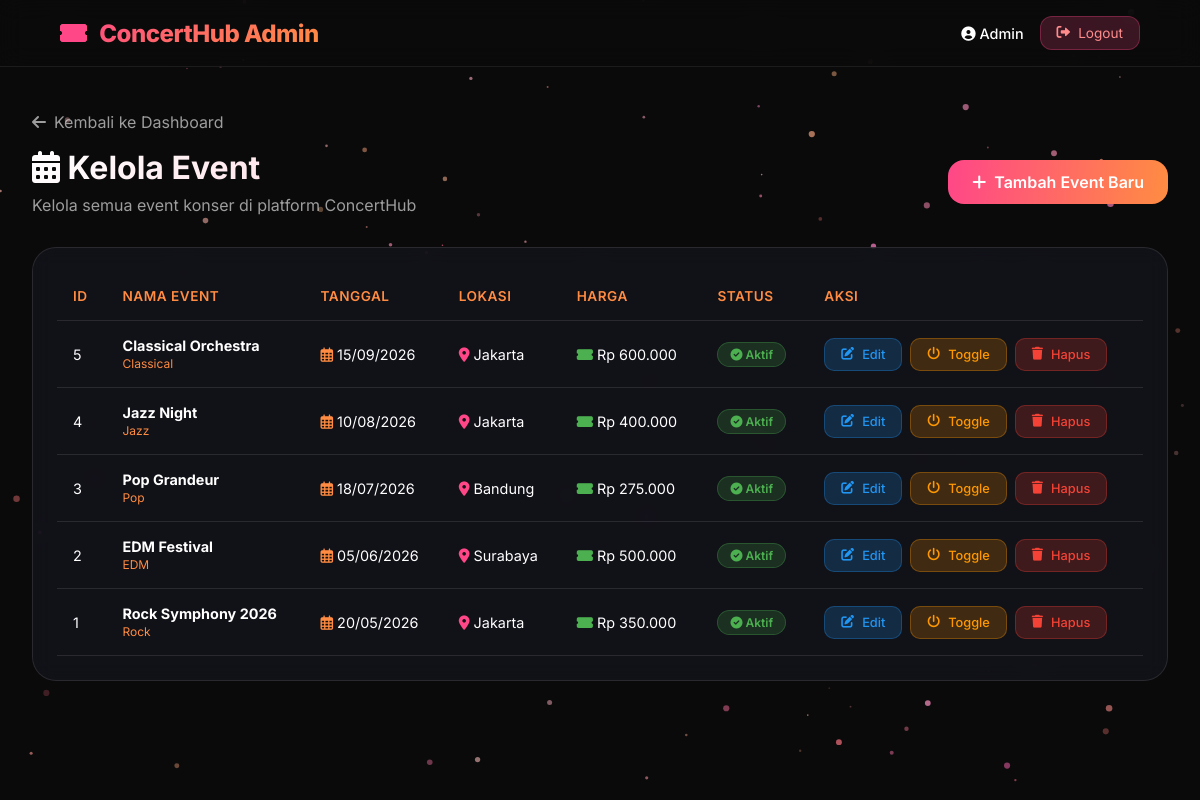
The app's page /tubes_basdal/admin/events.php (signed in) with its own data.
### tables this page shows
CREATE TABLE IF NOT EXISTS events (
    event_id INT AUTO_INCREMENT PRIMARY KEY,
    title VARCHAR(150),
    artist VARCHAR(100),
    event_date DATETIME,
    location VARCHAR(100) DEFAULT NULL,
    venue VARCHAR(100) DEFAULT NULL,
    category VARCHAR(50) DEFAULT NULL,
    price DECIMAL(12,2) DEFAULT 0,
    total_seats INT DEFAULT 0,
    description TEXT,
    image_path VARCHAR(255) DEFAULT NULL,
    status ENUM('upcoming','completed') DEFAULT 'upcoming',
    is_active BOOLEAN DEFAULT TRUE,
    created_by INT,
    created_at TIMESTAMP DEFAULT CURRENT_TIMESTAMP,
    updated_at TIMESTAMP DEFAULT CURRENT_TIMESTAMP ON UPDATE CURRENT_TIMESTAMP,

    FOREIGN KEY (created_by) REFERENCES users(user_id) ON DELETE SET NULL
);

### tubes_basdal/admin/events.php (the view, shortened to what this page needs)
<?php
include "../config/db.php";
$possible_keys = ['id', 'event_id', 'eventId', 'ID', 'EventID', 'id_event'];
$possible_status = ['is_active', 'status', 'active', 'aktif'];
$result = $conn->query("SELECT * FROM events ORDER BY event_date DESC");
?>
<!DOCTYPE html>
<html lang="id">
<head>
    <link rel="stylesheet" href="https://cdnjs.cloudflare.com/ajax/libs/font-awesome/6.0.0-beta3/css/all.min.css">
    <link href="https://unpkg.com/aos@2.3.1/dist/aos.css" rel="stylesheet">
</head>
<body>
<canvas id="particle-canvas"></canvas>
<div class="navbar">
    <div class="logo">
        <i class="fas fa-ticket-alt"></i> ConcertHub Admin
    </div>
    <div class="user-info">
        <span class="user-name">
            <i class="fas fa-user-circle"></i> <?php echo htmlspecialchars($_SESSION['user']['name'] ?? 'Admin'); ?>
        </span>
        <a href="../auth/logout.php" class="logout-btn">
            <i class="fas fa-sign-out-alt"></i> Logout
        </a>
    </div>
</div>
<div class="container">
    <div class="main-content">
        <a href="dashboard.php" class="back-link" data-aos="fade-right">
            <i class="fas fa-arrow-left"></i> Kembali ke Dashboard
        </a>
        <div class="page-header" data-aos="fade-right" data-aos-delay="100">
            <div>
                <div class="page-title">
                    <i class="fas fa-calendar-alt"></i> Kelola Event
                </div>
                <p style="color: rgba(255,255,255,0.6); margin-top: 0.5rem;">Kelola semua event konser di platform ConcertHub</p>
            </div>
            <a href="event-add.php" class="btn-add">
                <i class="fas fa-plus"></i> Tambah Event Baru
            </a>
        </div>
        <div class="table-card" data-aos="fade-up" data-aos-delay="200">
            <?php if ($result && $result->num_rows > 0): ?>
                <table class="data-table">
                    <thead>
                        <tr>
                            <th>ID</th>
                            <th>Nama Event</th>
                            <th>Tanggal</th>
                            <th>Lokasi</th>
                            <th>Harga</th>
                            <th>Status</th>
                            <th>Aksi</th>
                        </tr>
                    </thead>
                    <tbody>
                        <?php while($event = $result->fetch_assoc()):
                            $event_id = null;
                            foreach ($possible_keys as $key) {
                                if (isset($event[$key])) {
                                    $event_id = $event[$key];
                                    break;
                                }
                            }
                            $is_active = 1;
                            foreach ($possible_status as $status) {
                                if (isset($event[$status])) {
                                    $is_active = $event[$status];
                                    break;
                                }
                            }
                        ?>
                            <tr>
                                <td><?php echo $event_id ?? '-'; ?></td>
                                <td>
                                    <strong><?php echo htmlspecialchars($event['name'] ?? $event['title'] ?? $event['event_name'] ?? '-'); ?></strong>
                                    <?php if (!empty($event['category'])): ?>
                                        <br><small style="color: #FF8C42;"><?php echo htmlspecialchars($event['category']); ?></small>
                                    <?php endif; ?>
                                </td>
                                <td>
                                    <i class="far fa-calendar-alt" style="color: #FF8C42;"></i>
                                    <?php
                                    $date_value = $event['event_date'] ?? $event['tanggal'] ?? null;
                                    echo $date_value ? date('d/m/Y', strtotime($date_value)) : '-';
                                    ?>
                                </td>
                                <td>
                                    <i class="fas fa-map-marker-alt" style="color: #FF4788;"></i>
                                    <?php echo htmlspecialchars($event['location'] ?? $event['lokasi'] ?? '-'); ?>
                                </td>
                                <td>
                                    <i class="fas fa-ticket-alt" style="color: #4CAF50;"></i>
                                    <?php
                                    $price_value = $event['price'] ?? $event['harga'] ?? 0;
                                    echo 'Rp ' . number_format($price_value, 0, ',', '.');
                                    ?>
                                  </td>
                                <td>
                                    <span class="status-badge <?php echo $is_active ? 'status-active' : 'status-inactive'; ?>">
                                        <i class="fas <?php echo $is_active ? 'fa-check-circle' : 'fa-times-circle'; ?>"></i>
                                        <?php echo $is_active ? 'Aktif' : 'Nonaktif'; ?>
                                    </span>
                                  </td>
                                <td>
                                    <div class="action-buttons">
                                        <?php if ($event_id): ?>
                                            <a href="event-edit.php?id=<?php echo $event_id; ?>" class="btn-icon btn-edit" title="Edit">
                                                <i class="fas fa-edit"></i>
                                                <span>Edit</span>
                                            </a>
                                            <a href="?toggle=<?php echo $event_id; ?>" class="btn-icon btn-toggle" title="Toggle Status" onclick="return confirm('Ubah status event ini?')">
                                                <i class="fas fa-power-off"></i>
                                                <span>Toggle</span>
                                            </a>
                                            <a href="?delete=<?php echo $event_id; ?>" class="btn-icon btn-delete" title="Hapus" onclick="return confirm('Yakin ingin menghapus event ini? Data tidak dapat dikembalikan!')">
                                                <i class="fas fa-trash"></i>
                                                <span>Hapus</span>
                                            </a>
                                        <?php else: ?>
                                            <span style="color: red;">ID Error</span>
                                        <?php endif; ?>
                                    </div>
                                  </td>
                              </tr>
                        <?php endwhile; ?>
                    </tbody>
                </table>
            <?php endif; ?>
        </div>
    </div>
</div>
<script>
    AOS.init({ once: true, offset: 120, duration: 800 });
    // Particle Background Effect
    const canvas = document.getElementById('particle-canvas');
    const ctx = canvas.getContext('2d');
    let width = window.innerWidth;
    let height = window.innerHeight;
    let particles = [];
    function resizeCanvas() {
        width = window.innerWidth;
        height = window.innerHeight;
        canvas.width = width;
        canvas.height = height;
    }
    class Particle {
        constructor() {
            this.x = Math.random() * width;
            this.y = Math.random() * height;
            this.size = Math.random() * 2.5 + 0.8;
            this.speedX = (Math.random() - 0.5) * 0.6;
            this.speedY = (Math.random() - 0.5) * 0.4;
            this.color = `rgba(255, ${Math.floor(100 + Math.random() * 100)}, ${Math.floor(120 + Math.random() * 80)}, ${Math.random() * 0.5 + 0.2})`;
        }
        update() {
            this.x += this.speedX;
            this.y += this.speedY;
            if (this.x < 0 || this.x > width) this.speedX *= -1;
            if (this.y < 0 || this.y > height) this.speedY *= -1;
        }
        draw() {
            ctx.beginPath();
            ctx.arc(this.x, this.y, this.size, 0, Math.PI * 2);
            ctx.fillStyle = this.color;
            ctx.fill();
        }
    }
    function initParticles() {
        particles = [];
        let numberOfParticles = (width * height) / 8000;
        if (numberOfParticles > 180) numberOfParticles = 180;
        for (let i = 0; i < numberOfParticles; i++) {
            particles.push(new Particle());
        }
    }
    function animateParticles() {
        ctx.clearRect(0, 0, width, height);
        for (let p of particles) {
            p.update();
            p.draw();
        }
        requestAnimationFrame(animateParticles);
    }
    window.addEventListener('resize', () => {
        resizeCanvas();
        initParticles();
    });
    resizeCanvas();
    initParticles();
    animateParticles();
</script>
</body>
</html>

### tubes_basdal/admin/events.php (style rules this page uses)
* { margin: 0; padding: 0; box-sizing: border-box; }
body { font-family: 'Inter', sans-serif; background: #0a0a0a; color: #fff; overflow-x: hidden; }
#particle-canvas { position: fixed; top: 0; left: 0; width: 100%; height: 100%; z-index: 0; pointer-events: none; }
.container { position: relative; z-index: 2; max-width: 1400px; margin: 0 auto; padding: 2rem; }
.navbar { position: fixed; top: 0; left: 0; width: 100%; padding: 1rem 5%; display: flex; justify-content: space-between; align-items: center; backdrop-filter: blur(12px); background: rgba(10, 10, 10, 0.8); z-index: 100; border-bottom: 1px solid rgba(255, 255, 255, 0.08); }
.logo { font-size: 1.5rem; font-weight: 800; background: linear-gradient(135deg, #FF4788, #FF8C42); -webkit-background-clip: text; background-clip: text; color: transparent; letter-spacing: -0.5px; }
.logo i { color: #FF4788; margin-right: 8px; }
.user-info { display: flex; align-items: center; gap: 1rem; }
.user-name { font-size: 0.9rem; font-weight: 500; }
.logout-btn { background: rgba(255, 71, 136, 0.2); border: 1px solid rgba(255, 71, 136, 0.3); padding: 0.5rem 1rem; border-radius: 12px; color: #FF8C8C; text-decoration: none; font-size: 0.85rem; transition: all 0.3s ease; display: inline-flex; align-items: center; gap: 8px; }
.main-content { margin-top: 80px; }
.page-header { display: flex; justify-content: space-between; align-items: center; margin-bottom: 2rem; flex-wrap: wrap; gap: 1rem; }
.page-title { font-size: 2rem; font-weight: 700; background: linear-gradient(135deg, #FFFFFF, #FFD6E0); -webkit-background-clip: text; background-clip: text; color: transparent; }
.btn-add { background: linear-gradient(95deg, #FF4788, #FF8C42); padding: 0.75rem 1.5rem; border-radius: 16px; color: #fff; text-decoration: none; font-weight: 600; display: inline-flex; align-items: center; gap: 8px; transition: all 0.3s ease; }
.table-card { background: rgba(20, 20, 30, 0.7); backdrop-filter: blur(10px); border-radius: 24px; padding: 1.5rem; border: 1px solid rgba(255, 255, 255, 0.1); overflow-x: auto; animation: fadeInUp 0.5s ease-out; }
.data-table { width: 100%; border-collapse: collapse; min-width: 800px; }
.data-table th, .data-table td { padding: 1rem; text-align: left; border-bottom: 1px solid rgba(255, 255, 255, 0.1); }
.data-table th { font-weight: 600; color: #FF8C42; font-size: 0.85rem; text-transform: uppercase; letter-spacing: 0.5px; }
.data-table td { font-size: 0.9rem; }
.status-badge { display: inline-block; padding: 0.25rem 0.75rem; border-radius: 20px; font-size: 0.75rem; font-weight: 600; }
.status-active { background: rgba(76, 175, 80, 0.2); color: #4CAF50; border: 1px solid rgba(76, 175, 80, 0.3); }
.action-buttons { display: flex; gap: 0.5rem; flex-wrap: wrap; }
.btn-icon { padding: 0.5rem 1rem; border-radius: 10px; color: #fff; text-decoration: none; display: inline-flex; align-items: center; gap: 8px; font-size: 0.8rem; font-weight: 500; transition: all 0.3s ease; border: none; cursor: pointer; }
.btn-edit { background: rgba(33, 150, 243, 0.2); border: 1px solid rgba(33, 150, 243, 0.3); color: #2196F3; }
.btn-toggle { background: rgba(255, 152, 0, 0.2); border: 1px solid rgba(255, 152, 0, 0.3); color: #FF9800; }
.btn-delete { background: rgba(244, 67, 54, 0.2); border: 1px solid rgba(244, 67, 54, 0.3); color: #f44336; }
.back-link { display: inline-flex; align-items: center; gap: 8px; color: rgba(255, 255, 255, 0.6); text-decoration: none; margin-bottom: 1rem; transition: color 0.3s ease; }

### records on screen
events: event_id "5", title "Classical Orchestra", category "Classical", event_date "15/09/2026", location "Jakarta", price "600.000", is_active 1 (drawn)
events: event_id "4", title "Jazz Night", category "Jazz", event_date "10/08/2026", location "Jakarta", price "400.000", is_active 1 (drawn)
events: event_id "3", title "Pop Grandeur", category "Pop", event_date "18/07/2026", location "Bandung", price "275.000", is_active 1 (drawn)
events: event_id "2", title "EDM Festival", category "EDM", event_date "05/06/2026", location "Surabaya", price "500.000", is_active 1 (drawn)
events: event_id "1", title "Rock Symphony 2026", category "Rock", event_date "20/05/2026", location "Jakarta", price "350.000", is_active 1 (drawn)

### other values on screen
$_SESSION['user']['name'] "Admin"
